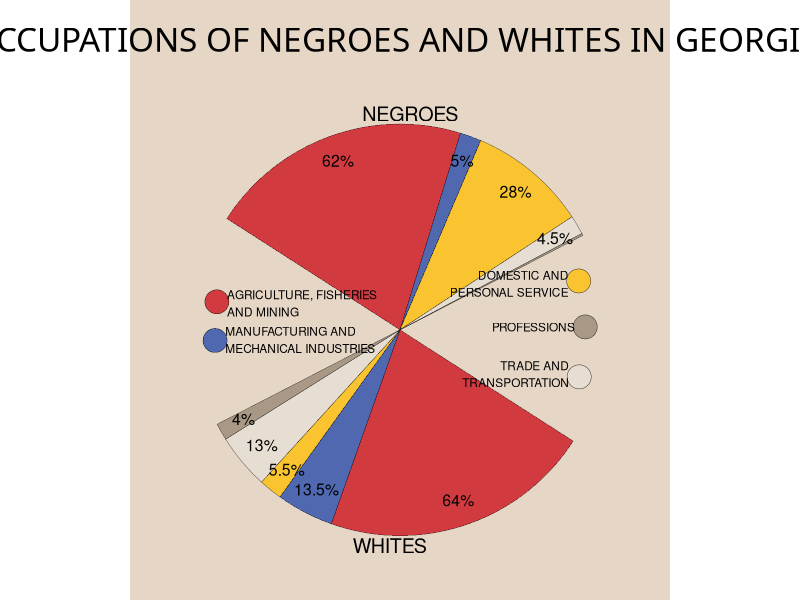
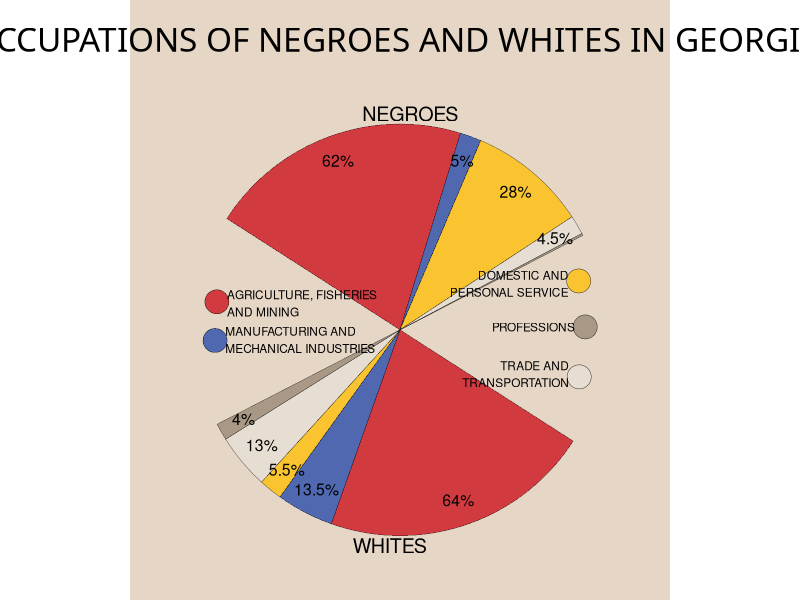

Write the R code that produced these figures, in order.
library(dplyr)
library(ggplot2)

# 1 - Load Data ----
data <- read.csv("./week 09/data.csv")


# 2 - Plot ----

occupation_colors <- c(
  "Agriculture, Fisheries and Mining" = "#D13B40",
  "Manufacturing and Mechanical Industries" = "#4F68B0",
  "Domestic and Personal Service" = "#F9C430",

  "Trade and Transportation" = "#E6DED2",
  "Professions" = "#A89885"
)

# Create position and y-axis values for each group
negroes_data <- data %>%
  filter(Group == "Negroes") %>%
  arrange((match(Occupation, names(occupation_colors)))) %>%
  mutate(
    end_angle = cumsum(Percentage),
    start_angle = lag(end_angle, default = 0),
    mid_angle = (start_angle + end_angle) / 2,
    hjust = ifelse(mid_angle > 45, 1, 0),
    vjust = 0.5,
    y = 1
  )

whites_data <- data %>%
  filter(Group == "Whites") %>%
  arrange((match(Occupation, names(occupation_colors)))) %>%
  mutate(
    end_angle = cumsum(Percentage),
    start_angle = lag(end_angle, default = 0),
    mid_angle = (start_angle + end_angle) / 2,
    hjust = ifelse(mid_angle > 45, 1, 0),
    vjust = 0.5,
    y = -1
  )

# Combine data
plot_data <- rbind(negroes_data, whites_data)

# Create sector/fan plot
ggplot() +
  # Create fan sectors for each occupation group
  geom_rect(
    data = plot_data,
    # aes(xmin = start_angle, xmax = end_angle,
    #     ymin = ifelse(Group == "Negroes", 0, -2),
    #     ymax = ifelse(Group == "Negroes", 2, 0),
    aes(
      xmin = ifelse(Group == "Negroes", start_angle, start_angle + 150),
      xmax = ifelse(Group == "Negroes", end_angle, end_angle + 150),
      ymin = 0,
      ymax = 2,
      fill = Occupation
    ), color = 'black' , linewidth = .1
  ) +
  geom_text(
    data = plot_data %>% filter(Percentage >= 4),
    aes(
      x = ifelse(
        Group == "Negroes",
        (start_angle + end_angle) / 2,
        (start_angle + end_angle) / 2 + 150
      ),
      y = 1.75,
      label = paste0(Percentage, "%")
    ),
    size = 4
  ) +
  # scale_fill_manual(values = occupation_colors) +
  # Add group labels
  annotate("text", x = 50, y = 2.1, label = "NEGROES", size = 5) +
  annotate("text", x = 200, y = 2.1, label = "WHITES", size = 5) +

  # Add occupation legend - manual placement to match original
  annotate(
    "point",
    x = 280,
    y = 1.8,
    fill = occupation_colors["Agriculture, Fisheries and Mining"],
    size = 8,
    shape = 21,
    color = 'black',
    stroke = .2
  ) +
  annotate(
    "text",
    x = 280,
    y = 1.7,
    label = "AGRICULTURE, FISHERIES\nAND MINING",
    hjust = 0,
    size = 3
  ) +

  annotate(
    "point",
    x = 270,
    y = 1.8,
    fill = occupation_colors["Manufacturing and Mechanical Industries"],
    size = 8,
    shape = 21,
    color = 'black',
    stroke = .2
  ) +
  annotate(
    "text",
    x = 270,
    y = 1.7,
    label = "MANUFACTURING AND\nMECHANICAL INDUSTRIES",
    hjust = 0,
    size = 3
  ) +

  annotate(
    "point",
    x = 110,
    y = 1.8,
    fill = occupation_colors["Domestic and Personal Service"],
    size = 8,
    shape = 21,
    color = 'black',
    stroke = .2
  ) +
  annotate(
    "text",
    x = 110,
    y = 1.7,
    label = "DOMESTIC AND\nPERSONAL SERVICE",
    hjust = 1,
    size = 3
  ) +

  annotate(
    "point",
    x = 122,
    y = 1.8,
    fill = occupation_colors["Professions"],
    size = 8,
    shape = 21,
    color = 'black',
    stroke = .2
  ) +
  annotate(
    "text",
    x = 122,
    y = 1.7,
    label = "PROFESSIONS",
    hjust = 1,
    size = 3
  ) +

  annotate(
    "point",
    x = 135,
    y = 1.8,
    fill = occupation_colors["Trade and Transportation"],
    size = 8,
    shape = 21,
    color = 'black',
    stroke = .2
  ) +
  annotate(
    "text",
    x = 135,
    y = 1.7,
    label = "TRADE AND\nTRANSPORTATION",
    hjust = 1,
    size = 3
  ) +

  # Set the sector colors
  scale_fill_manual(values = occupation_colors) +
  # scale_x_continuous(limits = c(0, 100)) +
  # scale_y_continuous(limits = c(-6, 3)) +

  # Add title
  ggtitle("OCCUPATIONS OF NEGROES AND WHITES IN GEORGIA.") +

  # Theme customization
  theme_void() +
  theme(
    plot.title = element_text(
      family = "Teko",
      size = 24,
      hjust = 0.5,
      margin = margin(t = 20, b = 0)
    ),
    legend.position = "none",
    plot.margin = margin(0, 0, 0, 0),
    # Remove margins

    plot.background = element_rect(fill = "#e6d6c6ff", color = NA)
  ) +
  xlim(c(0, 300)) +
  coord_polar(start = -1)

ggsave(
  "week 09/week 09.png",
  width = 960,
  height = 1200,
  units = 'px',
  dpi = 96 * 1.02
)
